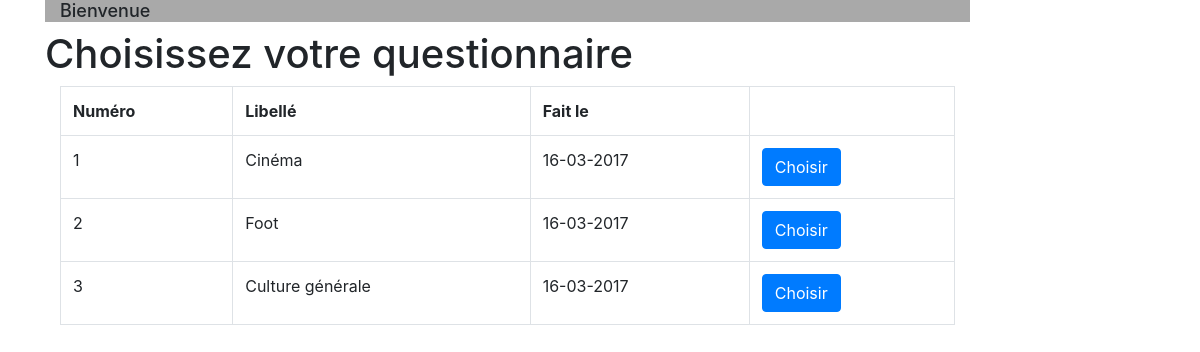
Screenshot of /Questionnaire.php with the database file from the repository.
### tables this page shows
CREATE TABLE IF NOT EXISTS `questionnaire` (
  `idQuestionnaire` int(11) NOT NULL,
  `libelleQuestionnaire` varchar(100) NOT NULL
);

### GetListQuestionnaire.php (the view, shortened to what this page needs)
<?php
include('Connect.php');
$reponse = $db->query("SELECT questionnaire.idQuestionnaire, libelleQuestionnaire, dateFait FROM Questionnaire, qcmfait
group by questionnaire.idQuestionnaire");
while($donnees = $reponse->fetch())
{
 echo
 "
<form method='POST' id='ListQuestionnaire' action='GetQuestion.php'>
<tr>
<td>".$donnees['idQuestionnaire']."</td>
<td>".$donnees['libelleQuestionnaire']."</td>
<td>".$donnees['dateFait']."</td>
<td>
<button class='btn btn-primary' name='choisir' value='".$donnees['idQuestionnaire']."' type='submit'>Choisir</button>
</td>
</tr>
</form>
";
}
?>

### Questionnaire.php (shortened to what this page needs)
<!DOCTYPE html>
<html>
<head>
    <link rel="stylesheet" href="https://stackpath.bootstrapcdn.com/bootstrap/4.1.1/css/bootstrap.min.css">
    <link rel="stylesheet" href="style.css">
</head>
<body>
<div class="container">
    <h1 id="session" class="col-lg-10">
        <?php
        include ('session.php');
        ?>
    </h1>
    <h1>Choisissez votre questionnaire</h1>
    <div class="col-lg-10" id="tableau">
        <table class="table table-bordered" id="table">
    <tr>
        <th scope="col">Numéro</th>
        <th scope="col">Libellé</th>
        <th scope="col">Fait le</th>
        <th scope="col"></th>
    </tr>
            <?php include('GetListQuestionnaire.php'); ?>
        </table>
    </div>
</div>
</body>
</html>

### session.php (shortened to what this page needs)
<?php
echo "Bienvenue ".$_SESSION['login'];

### style.css (style rules this page uses)
#session { background-color: darkgrey; font-size: large; }

### rows the page displays
questionnaire: idQuestionnaire "1", libelleQuestionnaire "Cinéma", dateFait "16-03-2017"
questionnaire: idQuestionnaire "2", libelleQuestionnaire "Foot", dateFait "16-03-2017"
questionnaire: idQuestionnaire "3", libelleQuestionnaire "Culture générale", dateFait "16-03-2017"
